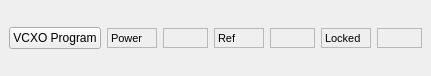
<?xml version="1.0" encoding="UTF-8"?>
<ui version="4.0">
 <class>Form</class>
 <widget class="QWidget" name="Form">
  <property name="geometry">
   <rect>
    <x>0</x>
    <y>0</y>
    <width>431</width>
    <height>76</height>
   </rect>
  </property>
  <property name="windowTitle">
   <string>Form</string>
  </property>
  <layout class="QGridLayout" name="gridLayout">
   <property name="margin">
    <number>0</number>
   </property>
   <property name="spacing">
    <number>0</number>
   </property>
   <item row="0" column="0">
    <widget class="QScrollArea" name="scrollArea">
     <property name="frameShape">
      <enum>QFrame::NoFrame</enum>
     </property>
     <property name="widgetResizable">
      <bool>true</bool>
     </property>
     <widget class="QWidget" name="scrollAreaWidgetContents">
      <property name="geometry">
       <rect>
        <x>0</x>
        <y>0</y>
        <width>431</width>
        <height>76</height>
       </rect>
      </property>
      <layout class="QGridLayout" name="gridLayout_2">
       <item row="0" column="0">
        <layout class="QHBoxLayout" name="horizontalLayout_3">
         <item>
          <widget class="QPushButton" name="pushButton_VCXO">
           <property name="text">
            <string>VCXO Program</string>
           </property>
          </widget>
         </item>
         <item>
          <widget class="QLabel" name="label_183">
           <property name="sizePolicy">
            <sizepolicy hsizetype="Fixed" vsizetype="Fixed">
             <horstretch>0</horstretch>
             <verstretch>0</verstretch>
            </sizepolicy>
           </property>
           <property name="minimumSize">
            <size>
             <width>50</width>
             <height>20</height>
            </size>
           </property>
           <property name="maximumSize">
            <size>
             <width>50</width>
             <height>20</height>
            </size>
           </property>
           <property name="font">
            <font>
             <pointsize>8</pointsize>
            </font>
           </property>
           <property name="frameShape">
            <enum>QFrame::StyledPanel</enum>
           </property>
           <property name="text">
            <string>Power</string>
           </property>
          </widget>
         </item>
         <item>
          <widget class="TaurusLabel" name="tauValueLabel_Power">
           <property name="sizePolicy">
            <sizepolicy hsizetype="Fixed" vsizetype="Fixed">
             <horstretch>0</horstretch>
             <verstretch>0</verstretch>
            </sizepolicy>
           </property>
           <property name="minimumSize">
            <size>
             <width>40</width>
             <height>20</height>
            </size>
           </property>
           <property name="maximumSize">
            <size>
             <width>100</width>
             <height>20</height>
            </size>
           </property>
           <property name="font">
            <font>
             <pointsize>7</pointsize>
            </font>
           </property>
           <property name="frameShape">
            <enum>QFrame::StyledPanel</enum>
           </property>
          </widget>
         </item>
         <item>
          <widget class="QLabel" name="label_184">
           <property name="sizePolicy">
            <sizepolicy hsizetype="Fixed" vsizetype="Fixed">
             <horstretch>0</horstretch>
             <verstretch>0</verstretch>
            </sizepolicy>
           </property>
           <property name="minimumSize">
            <size>
             <width>50</width>
             <height>20</height>
            </size>
           </property>
           <property name="maximumSize">
            <size>
             <width>50</width>
             <height>20</height>
            </size>
           </property>
           <property name="font">
            <font>
             <pointsize>8</pointsize>
            </font>
           </property>
           <property name="frameShape">
            <enum>QFrame::StyledPanel</enum>
           </property>
           <property name="text">
            <string>Ref</string>
           </property>
          </widget>
         </item>
         <item>
          <widget class="TaurusLabel" name="tauValueLabel_Ref">
           <property name="sizePolicy">
            <sizepolicy hsizetype="Fixed" vsizetype="Fixed">
             <horstretch>0</horstretch>
             <verstretch>0</verstretch>
            </sizepolicy>
           </property>
           <property name="minimumSize">
            <size>
             <width>40</width>
             <height>20</height>
            </size>
           </property>
           <property name="maximumSize">
            <size>
             <width>100</width>
             <height>20</height>
            </size>
           </property>
           <property name="font">
            <font>
             <pointsize>7</pointsize>
            </font>
           </property>
           <property name="frameShape">
            <enum>QFrame::StyledPanel</enum>
           </property>
          </widget>
         </item>
         <item>
          <widget class="QLabel" name="label_186">
           <property name="sizePolicy">
            <sizepolicy hsizetype="Fixed" vsizetype="Fixed">
             <horstretch>0</horstretch>
             <verstretch>0</verstretch>
            </sizepolicy>
           </property>
           <property name="minimumSize">
            <size>
             <width>50</width>
             <height>20</height>
            </size>
           </property>
           <property name="maximumSize">
            <size>
             <width>50</width>
             <height>20</height>
            </size>
           </property>
           <property name="font">
            <font>
             <pointsize>8</pointsize>
            </font>
           </property>
           <property name="frameShape">
            <enum>QFrame::StyledPanel</enum>
           </property>
           <property name="text">
            <string>Locked</string>
           </property>
          </widget>
         </item>
         <item>
          <widget class="TaurusLabel" name="tauValueLabel_Locked">
           <property name="sizePolicy">
            <sizepolicy hsizetype="Fixed" vsizetype="Fixed">
             <horstretch>0</horstretch>
             <verstretch>0</verstretch>
            </sizepolicy>
           </property>
           <property name="minimumSize">
            <size>
             <width>40</width>
             <height>20</height>
            </size>
           </property>
           <property name="maximumSize">
            <size>
             <width>100</width>
             <height>20</height>
            </size>
           </property>
           <property name="font">
            <font>
             <pointsize>7</pointsize>
            </font>
           </property>
           <property name="frameShape">
            <enum>QFrame::StyledPanel</enum>
           </property>
          </widget>
         </item>
        </layout>
       </item>
      </layout>
     </widget>
    </widget>
   </item>
  </layout>
 </widget>
 <customwidgets>
  <customwidget>
   <class>TaurusLabel</class>
   <extends>QLabel</extends>
   <header>taurus.qt.qtgui.display</header>
  </customwidget>
 </customwidgets>
 <resources/>
 <connections/>
</ui>
